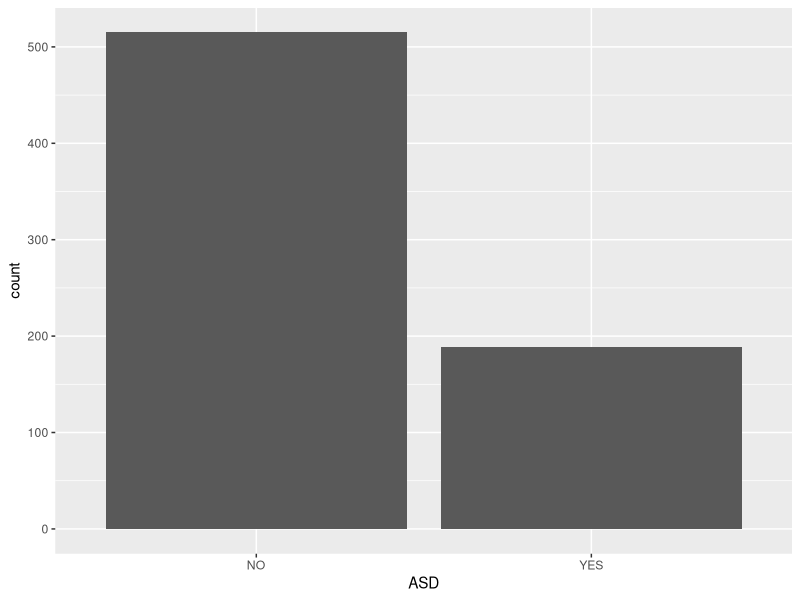
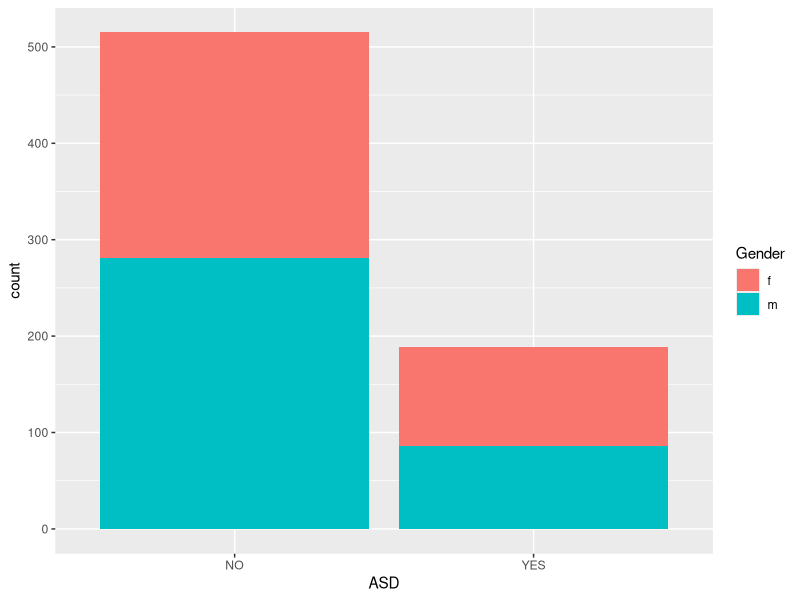
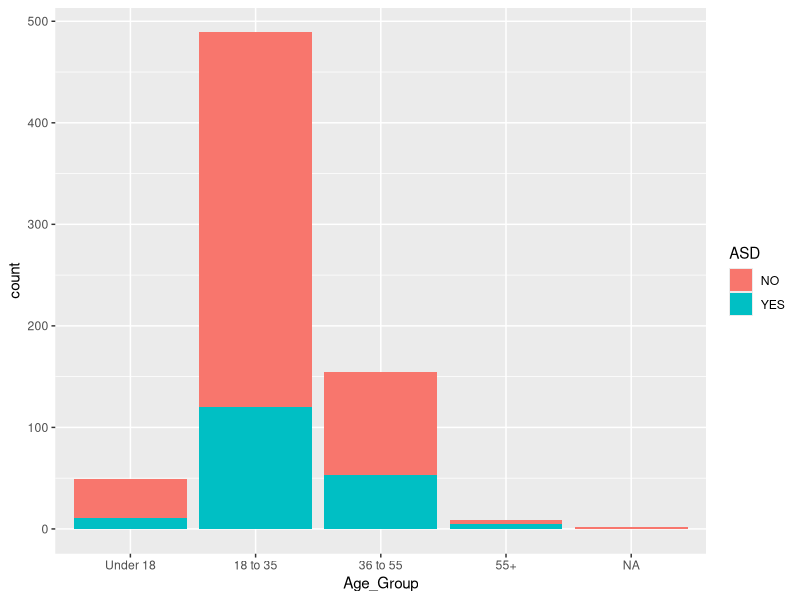
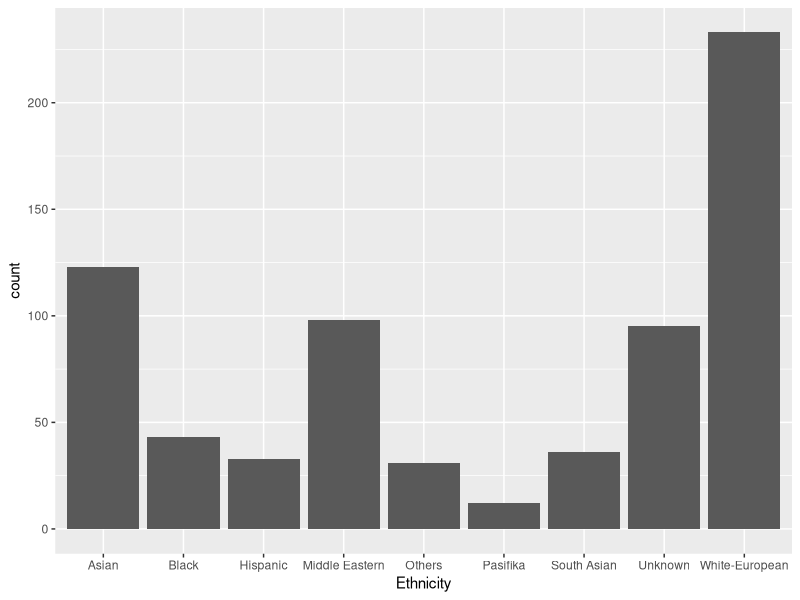
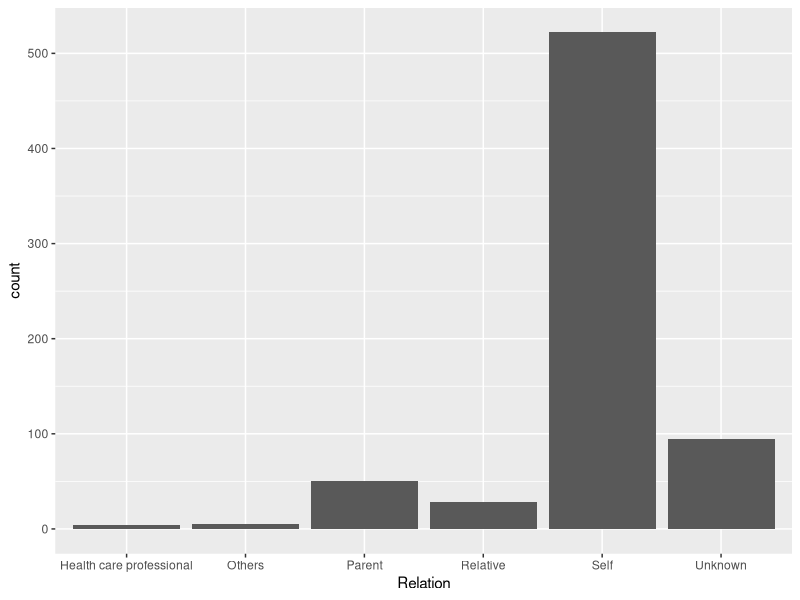

The R source for these figures, in order:
library(data.table) #load data
library(tidyverse) #to manipulate data
library(psych) #summarizing data
library(stringr) #manipulate strings
library(ggplot2) #plot data points


#set working directory
setwd("C:/Users/admin/Documents/Elder_Research")

#upload data
autism_data_or <- fread("Autism-Adult-Data (2).csv", header = TRUE)

#remove questions A1 through A10
autism_data <- autism_data_or[, -c(1:10)]

#inspect data
str(autism_data)
summary(autism_data)

unique(autism_data$Ethnicity)
unique(autism_data$Relation)
unique(autism_data$Country_of_res)
unique(autism_data$Age_desc)

#remove single quotes
autism_data$Ethnicity <- gsub("'", "", autism_data$Ethnicity)
autism_data$Relation <- gsub("'", "", autism_data$Relation)
autism_data$Country_of_res <- gsub("'", "", autism_data$Country_of_res)
autism_data$Age_desc <- gsub("'", "", autism_data$Age_desc)

#change ? to unknowns
autism_data$Ethnicity[autism_data$Ethnicity == '?'] <- "Unknown"
autism_data$Ethnicity[autism_data$Ethnicity == 'others'] <- "Others"
autism_data$Relation[autism_data$Relation == '?'] <- "Unknown"
autism_data$Age[autism_data$Age == '?'] <- NA


#added turkish to middle eastern category
#combined latino to hispanic
#after further inspection noticed that middle eastern label had an extra space
autism_data$Ethnicity[autism_data$Ethnicity == 'Latino'] <- "Hispanic"
autism_data$Ethnicity[autism_data$Ethnicity == 'Turkish'] <- "Middle Eastern"
autism_data$Ethnicity[autism_data$Ethnicity == 'Middle Eastern '] <- "Middle Eastern" #removed extra space


#age category
#breaking down to under 18, 18 to 35, 36 to 55, 55+
autism_data[Age <= 18, Age_Group := "Under 18"]
autism_data[Age >18 & Age <36, Age_Group := "18 to 35"]
autism_data[Age >35 & Age <56, Age_Group := "36 to 55"]
autism_data[Age >55, Age_Group := "55+"]

autism_data$Age_Group <- factor(autism_data$Age_Group, 
                                levels = c("Under 18", "18 to 35", "36 to 55", "55+"))

#Remove Age desc colum
colnames(autism_data)
autism_data <- autism_data[, -9]

#summarize data by ASD
describe.by(autism_data, group = 'ASD')

#cross tabs
table(autism_data$ASD)
prop.table(table(autism_data$ASD))

race_table <- xtabs(~ Ethnicity + ASD, data = autism_data )#ASD by Ethnicity
prop.table(race_table,2)

gender_table <-xtabs(~ Gender+ ASD, data = autism_data ) #ASD by Gender
prop.table(gender_table, 2)

age_table <- xtabs( ~ Age_Group + ASD, data = autism_data) #ASD by Age Group
prop.table(age_table, 2)


#Visualize data
ggplot(autism_data, aes(ASD)) +
  geom_bar()

ggplot(autism_data, aes(ASD, fill = Gender)) +
  geom_bar()

ggplot(autism_data, aes(Age_Group, fill = ASD)) +
  geom_bar()

ggplot(autism_data, aes(Ethnicity)) +
  geom_bar()

ggplot(autism_data, aes(Relation)) +
  geom_bar()




